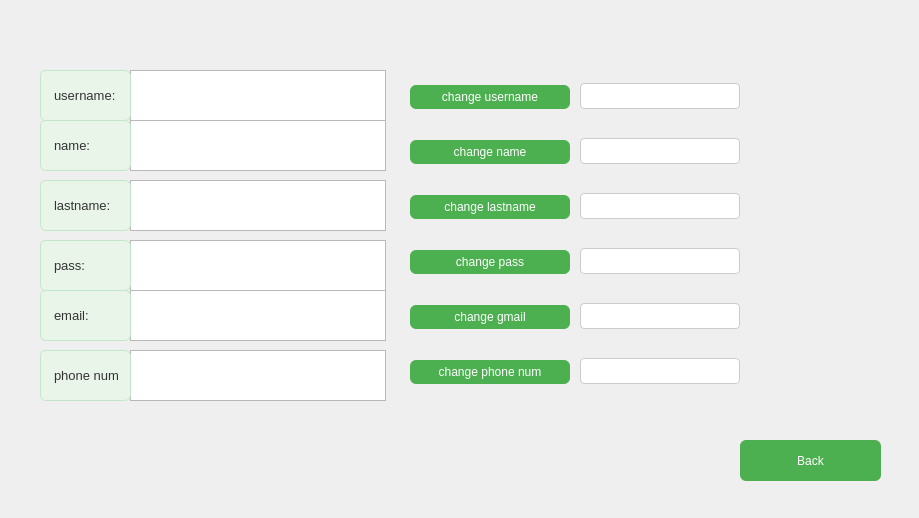
<?xml version="1.0" encoding="UTF-8"?>
<ui version="4.0">
 <class>information</class>
 <widget class="QWidget" name="information">
  <property name="geometry">
   <rect>
    <x>0</x>
    <y>0</y>
    <width>919</width>
    <height>518</height>
   </rect>
  </property>
  <property name="windowTitle">
   <string>Form</string>
  </property>
  <property name="styleSheet">
   <string notr="true">QPushButton {
    background-color: #4CAF50;
    color: white;
    border-radius: 6px;
    padding: 5px 10px;
}
QPushButton:hover {
    background-color: #45a049;
}
QLineEdit {
    border: 1px solid #ccc;
    padding: 4px;
    border-radius: 4px;
}
QLabel {
    font-family: 'Segoe UI';
    font-size: 13px;
    color: #333;
    background-color: #e9f5e9;    /* سبز بسیار روشن */
    border: 1px solid #c3e6cb;    /* حاشیه سبز ملایم */
    border-radius: 6px;           /* گوشه گرد */
    padding: 6px 10px;            /* فاصله داخلی مناسب */
}
</string>
  </property>
  <widget class="QWidget" name="verticalLayoutWidget">
   <property name="geometry">
    <rect>
     <x>410</x>
     <y>60</y>
     <width>160</width>
     <height>351</height>
    </rect>
   </property>
   <layout class="QVBoxLayout" name="verticalLayout">
    <item>
     <widget class="QPushButton" name="pushButton">
      <property name="text">
       <string>change username</string>
      </property>
     </widget>
    </item>
    <item>
     <widget class="QPushButton" name="pushButton_6">
      <property name="text">
       <string>change name</string>
      </property>
     </widget>
    </item>
    <item>
     <widget class="QPushButton" name="pushButton_3">
      <property name="text">
       <string>change lastname</string>
      </property>
     </widget>
    </item>
    <item>
     <widget class="QPushButton" name="pushButton_4">
      <property name="text">
       <string>change pass</string>
      </property>
     </widget>
    </item>
    <item>
     <widget class="QPushButton" name="pushButton_5">
      <property name="text">
       <string>change gmail</string>
      </property>
     </widget>
    </item>
    <item>
     <widget class="QPushButton" name="pushButton_2">
      <property name="text">
       <string>change phone num</string>
      </property>
     </widget>
    </item>
   </layout>
  </widget>
  <widget class="QWidget" name="verticalLayoutWidget_2">
   <property name="geometry">
    <rect>
     <x>580</x>
     <y>60</y>
     <width>160</width>
     <height>351</height>
    </rect>
   </property>
   <layout class="QVBoxLayout" name="verticalLayout_2">
    <item>
     <widget class="QLineEdit" name="lineEdit_3"/>
    </item>
    <item>
     <widget class="QLineEdit" name="lineEdit_5"/>
    </item>
    <item>
     <widget class="QLineEdit" name="lineEdit_4"/>
    </item>
    <item>
     <widget class="QLineEdit" name="lineEdit_2"/>
    </item>
    <item>
     <widget class="QLineEdit" name="lineEdit_6"/>
    </item>
    <item>
     <widget class="QLineEdit" name="lineEdit"/>
    </item>
   </layout>
  </widget>
  <widget class="QTextBrowser" name="textBrowser">
   <property name="geometry">
    <rect>
     <x>130</x>
     <y>70</y>
     <width>256</width>
     <height>51</height>
    </rect>
   </property>
   <property name="html">
    <string>&lt;!DOCTYPE HTML PUBLIC &quot;-//W3C//DTD HTML 4.0//EN&quot; &quot;http://www.w3.org/TR/REC-html40/strict.dtd&quot;&gt;
&lt;html&gt;&lt;head&gt;&lt;meta name=&quot;qrichtext&quot; content=&quot;1&quot; /&gt;&lt;meta charset=&quot;utf-8&quot; /&gt;&lt;style type=&quot;text/css&quot;&gt;
p, li { white-space: pre-wrap; }
hr { height: 1px; border-width: 0; }
li.unchecked::marker { content: &quot;\2610&quot;; }
li.checked::marker { content: &quot;\2612&quot;; }
&lt;/style&gt;&lt;/head&gt;&lt;body style=&quot; font-family:'Segoe UI'; font-size:9pt; font-weight:400; font-style:normal;&quot;&gt;
&lt;p style=&quot;-qt-paragraph-type:empty; margin-top:0px; margin-bottom:0px; margin-left:0px; margin-right:0px; -qt-block-indent:0; text-indent:0px;&quot;&gt;&lt;br /&gt;&lt;/p&gt;&lt;/body&gt;&lt;/html&gt;</string>
   </property>
  </widget>
  <widget class="QTextBrowser" name="textBrowser_2">
   <property name="geometry">
    <rect>
     <x>130</x>
     <y>120</y>
     <width>256</width>
     <height>51</height>
    </rect>
   </property>
   <property name="html">
    <string>&lt;!DOCTYPE HTML PUBLIC &quot;-//W3C//DTD HTML 4.0//EN&quot; &quot;http://www.w3.org/TR/REC-html40/strict.dtd&quot;&gt;
&lt;html&gt;&lt;head&gt;&lt;meta name=&quot;qrichtext&quot; content=&quot;1&quot; /&gt;&lt;meta charset=&quot;utf-8&quot; /&gt;&lt;style type=&quot;text/css&quot;&gt;
p, li { white-space: pre-wrap; }
hr { height: 1px; border-width: 0; }
li.unchecked::marker { content: &quot;\2610&quot;; }
li.checked::marker { content: &quot;\2612&quot;; }
&lt;/style&gt;&lt;/head&gt;&lt;body style=&quot; font-family:'Segoe UI'; font-size:9pt; font-weight:400; font-style:normal;&quot;&gt;
&lt;p style=&quot;-qt-paragraph-type:empty; margin-top:0px; margin-bottom:0px; margin-left:0px; margin-right:0px; -qt-block-indent:0; text-indent:0px;&quot;&gt;&lt;br /&gt;&lt;/p&gt;&lt;/body&gt;&lt;/html&gt;</string>
   </property>
  </widget>
  <widget class="QTextBrowser" name="textBrowser_3">
   <property name="geometry">
    <rect>
     <x>130</x>
     <y>180</y>
     <width>256</width>
     <height>51</height>
    </rect>
   </property>
   <property name="html">
    <string>&lt;!DOCTYPE HTML PUBLIC &quot;-//W3C//DTD HTML 4.0//EN&quot; &quot;http://www.w3.org/TR/REC-html40/strict.dtd&quot;&gt;
&lt;html&gt;&lt;head&gt;&lt;meta name=&quot;qrichtext&quot; content=&quot;1&quot; /&gt;&lt;meta charset=&quot;utf-8&quot; /&gt;&lt;style type=&quot;text/css&quot;&gt;
p, li { white-space: pre-wrap; }
hr { height: 1px; border-width: 0; }
li.unchecked::marker { content: &quot;\2610&quot;; }
li.checked::marker { content: &quot;\2612&quot;; }
&lt;/style&gt;&lt;/head&gt;&lt;body style=&quot; font-family:'Segoe UI'; font-size:9pt; font-weight:400; font-style:normal;&quot;&gt;
&lt;p style=&quot;-qt-paragraph-type:empty; margin-top:0px; margin-bottom:0px; margin-left:0px; margin-right:0px; -qt-block-indent:0; text-indent:0px;&quot;&gt;&lt;br /&gt;&lt;/p&gt;&lt;/body&gt;&lt;/html&gt;</string>
   </property>
  </widget>
  <widget class="QTextBrowser" name="textBrowser_4">
   <property name="geometry">
    <rect>
     <x>130</x>
     <y>240</y>
     <width>256</width>
     <height>51</height>
    </rect>
   </property>
   <property name="html">
    <string>&lt;!DOCTYPE HTML PUBLIC &quot;-//W3C//DTD HTML 4.0//EN&quot; &quot;http://www.w3.org/TR/REC-html40/strict.dtd&quot;&gt;
&lt;html&gt;&lt;head&gt;&lt;meta name=&quot;qrichtext&quot; content=&quot;1&quot; /&gt;&lt;meta charset=&quot;utf-8&quot; /&gt;&lt;style type=&quot;text/css&quot;&gt;
p, li { white-space: pre-wrap; }
hr { height: 1px; border-width: 0; }
li.unchecked::marker { content: &quot;\2610&quot;; }
li.checked::marker { content: &quot;\2612&quot;; }
&lt;/style&gt;&lt;/head&gt;&lt;body style=&quot; font-family:'Segoe UI'; font-size:9pt; font-weight:400; font-style:normal;&quot;&gt;
&lt;p style=&quot;-qt-paragraph-type:empty; margin-top:0px; margin-bottom:0px; margin-left:0px; margin-right:0px; -qt-block-indent:0; text-indent:0px;&quot;&gt;&lt;br /&gt;&lt;/p&gt;&lt;/body&gt;&lt;/html&gt;</string>
   </property>
  </widget>
  <widget class="QTextBrowser" name="textBrowser_5">
   <property name="geometry">
    <rect>
     <x>130</x>
     <y>290</y>
     <width>256</width>
     <height>51</height>
    </rect>
   </property>
   <property name="html">
    <string>&lt;!DOCTYPE HTML PUBLIC &quot;-//W3C//DTD HTML 4.0//EN&quot; &quot;http://www.w3.org/TR/REC-html40/strict.dtd&quot;&gt;
&lt;html&gt;&lt;head&gt;&lt;meta name=&quot;qrichtext&quot; content=&quot;1&quot; /&gt;&lt;meta charset=&quot;utf-8&quot; /&gt;&lt;style type=&quot;text/css&quot;&gt;
p, li { white-space: pre-wrap; }
hr { height: 1px; border-width: 0; }
li.unchecked::marker { content: &quot;\2610&quot;; }
li.checked::marker { content: &quot;\2612&quot;; }
&lt;/style&gt;&lt;/head&gt;&lt;body style=&quot; font-family:'Segoe UI'; font-size:9pt; font-weight:400; font-style:normal;&quot;&gt;
&lt;p style=&quot;-qt-paragraph-type:empty; margin-top:0px; margin-bottom:0px; margin-left:0px; margin-right:0px; -qt-block-indent:0; text-indent:0px;&quot;&gt;&lt;br /&gt;&lt;/p&gt;&lt;/body&gt;&lt;/html&gt;</string>
   </property>
  </widget>
  <widget class="QTextBrowser" name="textBrowser_6">
   <property name="geometry">
    <rect>
     <x>130</x>
     <y>350</y>
     <width>256</width>
     <height>51</height>
    </rect>
   </property>
   <property name="html">
    <string>&lt;!DOCTYPE HTML PUBLIC &quot;-//W3C//DTD HTML 4.0//EN&quot; &quot;http://www.w3.org/TR/REC-html40/strict.dtd&quot;&gt;
&lt;html&gt;&lt;head&gt;&lt;meta name=&quot;qrichtext&quot; content=&quot;1&quot; /&gt;&lt;meta charset=&quot;utf-8&quot; /&gt;&lt;style type=&quot;text/css&quot;&gt;
p, li { white-space: pre-wrap; }
hr { height: 1px; border-width: 0; }
li.unchecked::marker { content: &quot;\2610&quot;; }
li.checked::marker { content: &quot;\2612&quot;; }
&lt;/style&gt;&lt;/head&gt;&lt;body style=&quot; font-family:'Segoe UI'; font-size:9pt; font-weight:400; font-style:normal;&quot;&gt;
&lt;p style=&quot;-qt-paragraph-type:empty; margin-top:0px; margin-bottom:0px; margin-left:0px; margin-right:0px; -qt-block-indent:0; text-indent:0px;&quot;&gt;&lt;br /&gt;&lt;/p&gt;&lt;/body&gt;&lt;/html&gt;</string>
   </property>
  </widget>
  <widget class="QLabel" name="label">
   <property name="geometry">
    <rect>
     <x>40</x>
     <y>70</y>
     <width>91</width>
     <height>51</height>
    </rect>
   </property>
   <property name="text">
    <string>username:</string>
   </property>
  </widget>
  <widget class="QLabel" name="label_2">
   <property name="geometry">
    <rect>
     <x>40</x>
     <y>120</y>
     <width>91</width>
     <height>51</height>
    </rect>
   </property>
   <property name="text">
    <string>name:</string>
   </property>
  </widget>
  <widget class="QLabel" name="label_3">
   <property name="geometry">
    <rect>
     <x>40</x>
     <y>180</y>
     <width>91</width>
     <height>51</height>
    </rect>
   </property>
   <property name="text">
    <string>lastname:</string>
   </property>
  </widget>
  <widget class="QLabel" name="label_4">
   <property name="geometry">
    <rect>
     <x>40</x>
     <y>240</y>
     <width>91</width>
     <height>51</height>
    </rect>
   </property>
   <property name="text">
    <string>pass:</string>
   </property>
  </widget>
  <widget class="QLabel" name="label_5">
   <property name="geometry">
    <rect>
     <x>40</x>
     <y>290</y>
     <width>91</width>
     <height>51</height>
    </rect>
   </property>
   <property name="text">
    <string>email:</string>
   </property>
  </widget>
  <widget class="QLabel" name="label_6">
   <property name="geometry">
    <rect>
     <x>40</x>
     <y>350</y>
     <width>91</width>
     <height>51</height>
    </rect>
   </property>
   <property name="text">
    <string>phone num</string>
   </property>
  </widget>
  <widget class="QPushButton" name="pushButton_7">
   <property name="geometry">
    <rect>
     <x>740</x>
     <y>440</y>
     <width>141</width>
     <height>41</height>
    </rect>
   </property>
   <property name="text">
    <string>Back</string>
   </property>
  </widget>
 </widget>
 <resources/>
 <connections/>
</ui>
